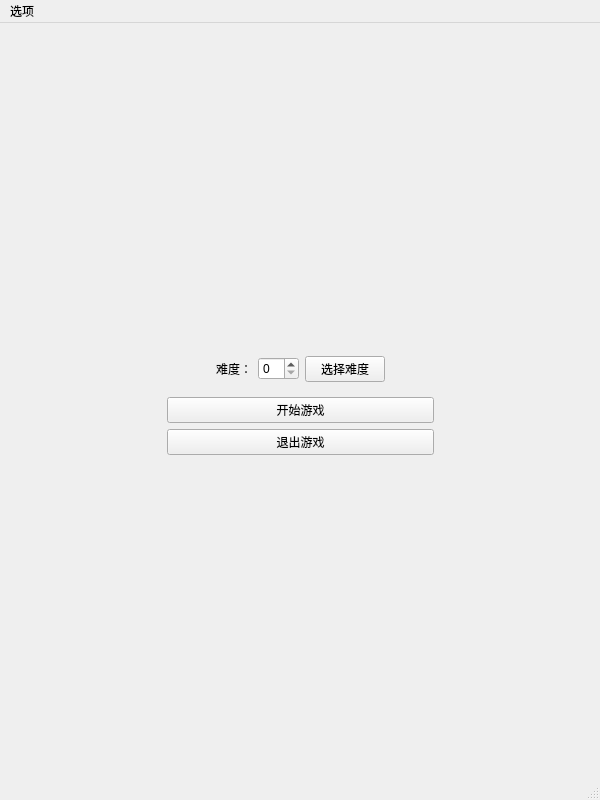
<?xml version="1.0" encoding="UTF-8"?>
<ui version="4.0">
 <class>MainWindow</class>
 <widget class="QMainWindow" name="MainWindow">
  <property name="geometry">
   <rect>
    <x>0</x>
    <y>0</y>
    <width>600</width>
    <height>800</height>
   </rect>
  </property>
  <property name="minimumSize">
   <size>
    <width>414</width>
    <height>292</height>
   </size>
  </property>
  <property name="windowTitle">
   <string>MainWindow</string>
  </property>
  <widget class="QWidget" name="centralwidget">
   <layout class="QGridLayout" name="gridLayout">
    <item row="0" column="0">
     <spacer name="horizontalSpacer_3">
      <property name="orientation">
       <enum>Qt::Horizontal</enum>
      </property>
      <property name="sizeHint" stdset="0">
       <size>
        <width>40</width>
        <height>20</height>
       </size>
      </property>
     </spacer>
    </item>
    <item row="0" column="1">
     <widget class="QWidget" name="widget_3" native="true">
      <layout class="QVBoxLayout" name="verticalLayout_2">
       <item>
        <spacer name="verticalSpacer_2">
         <property name="orientation">
          <enum>Qt::Vertical</enum>
         </property>
         <property name="sizeHint" stdset="0">
          <size>
           <width>20</width>
           <height>40</height>
          </size>
         </property>
        </spacer>
       </item>
       <item>
        <widget class="QWidget" name="widget_2" native="true">
         <layout class="QVBoxLayout" name="verticalLayout">
          <item>
           <widget class="QWidget" name="widget" native="true">
            <layout class="QHBoxLayout" name="horizontalLayout">
             <item>
              <spacer name="horizontalSpacer">
               <property name="orientation">
                <enum>Qt::Horizontal</enum>
               </property>
               <property name="sizeHint" stdset="0">
                <size>
                 <width>40</width>
                 <height>20</height>
                </size>
               </property>
              </spacer>
             </item>
             <item>
              <widget class="QLabel" name="label">
               <property name="text">
                <string>难度：</string>
               </property>
              </widget>
             </item>
             <item>
              <widget class="QSpinBox" name="spinBox"/>
             </item>
             <item>
              <widget class="QPushButton" name="confirmLevel">
               <property name="cursor">
                <cursorShape>PointingHandCursor</cursorShape>
               </property>
               <property name="styleSheet">
                <string notr="true"/>
               </property>
               <property name="text">
                <string>选择难度</string>
               </property>
              </widget>
             </item>
             <item>
              <spacer name="horizontalSpacer_2">
               <property name="orientation">
                <enum>Qt::Horizontal</enum>
               </property>
               <property name="sizeHint" stdset="0">
                <size>
                 <width>40</width>
                 <height>20</height>
                </size>
               </property>
              </spacer>
             </item>
            </layout>
           </widget>
          </item>
          <item>
           <widget class="QPushButton" name="startBtn">
            <property name="text">
             <string>开始游戏</string>
            </property>
           </widget>
          </item>
          <item>
           <widget class="QPushButton" name="quitBtn">
            <property name="text">
             <string>退出游戏</string>
            </property>
           </widget>
          </item>
         </layout>
        </widget>
       </item>
       <item>
        <spacer name="verticalSpacer">
         <property name="orientation">
          <enum>Qt::Vertical</enum>
         </property>
         <property name="sizeHint" stdset="0">
          <size>
           <width>20</width>
           <height>40</height>
          </size>
         </property>
        </spacer>
       </item>
      </layout>
     </widget>
    </item>
    <item row="0" column="2">
     <spacer name="horizontalSpacer_4">
      <property name="orientation">
       <enum>Qt::Horizontal</enum>
      </property>
      <property name="sizeHint" stdset="0">
       <size>
        <width>40</width>
        <height>20</height>
       </size>
      </property>
     </spacer>
    </item>
   </layout>
  </widget>
  <widget class="QMenuBar" name="menubar">
   <property name="geometry">
    <rect>
     <x>0</x>
     <y>0</y>
     <width>600</width>
     <height>17</height>
    </rect>
   </property>
   <widget class="QMenu" name="menu">
    <property name="title">
     <string>选项</string>
    </property>
    <addaction name="actionreturnMain"/>
    <addaction name="actionrestart"/>
    <addaction name="actionquit"/>
   </widget>
   <addaction name="menu"/>
  </widget>
  <widget class="QStatusBar" name="statusbar"/>
  <action name="actionreturnMain">
   <property name="text">
    <string>返回主菜单</string>
   </property>
  </action>
  <action name="actionrestart">
   <property name="text">
    <string>重新开始</string>
   </property>
  </action>
  <action name="actionquit">
   <property name="text">
    <string>退出</string>
   </property>
  </action>
 </widget>
 <resources/>
 <connections/>
</ui>
